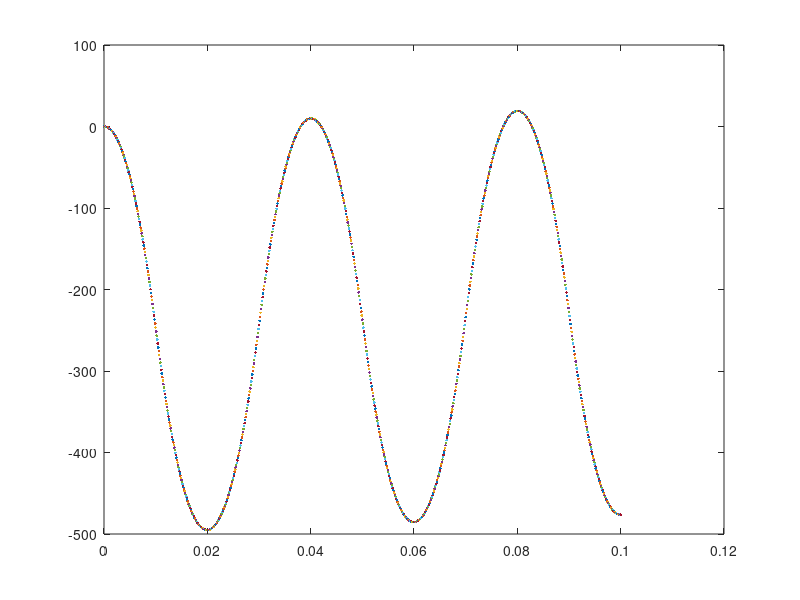

The MATLAB script that drew this image:
R = 100;        %resistance
C = 0.000001;   %capacitance
v = 0;          %Voltage
t = 0;          %time

h = 0.0001;
t_section = 0.1;
n = t_section./h;

plot(t,v,'.')
hold on
for i=1:n
   t = t + h;
   V = (-1).^(floor((t+0.01)./0.02)).*(500.*t - 10.*floor((t+0.01)./0.02));
   v = v + h.*(-v + V./(R.*C));
   plot(t,V-v,'.')
   hold on
end